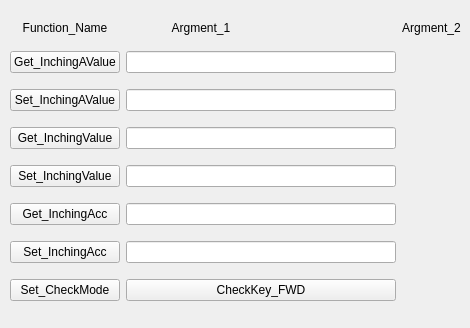
     <widget class="QWidget" name="tabETC">
      <attribute name="title">
       <string>ETC</string>
      </attribute>
      <widget class="QWidget" name="gridLayoutWidget_2">
       <property name="geometry">
        <rect>
         <x>10</x>
         <y>10</y>
         <width>451</width>
         <height>309</height>
        </rect>
       </property>
       <layout class="QGridLayout" name="gridLayout_4">
        <item row="2" column="1">
         <widget class="QLineEdit" name="txtInchingAngleValue_2"/>
        </item>
        <item row="3" column="0">
         <widget class="QPushButton" name="btnGetInchingValue">
          <property name="text">
           <string>Get_InchingValue</string>
          </property>
         </widget>
        </item>
        <item row="4" column="0">
         <widget class="QPushButton" name="btnSetInchingValue">
          <property name="text">
           <string>Set_InchingValue</string>
          </property>
         </widget>
        </item>
        <item row="2" column="0">
         <widget class="QPushButton" name="btnSetInchingAValue">
          <property name="text">
           <string>Set_InchingAValue</string>
          </property>
         </widget>
        </item>
        <item row="1" column="1">
         <widget class="QLineEdit" name="txtInchingAngleValue"/>
        </item>
        <item row="0" column="0">
         <widget class="QLabel" name="label_12">
          <property name="sizePolicy">
           <sizepolicy hsizetype="Minimum" vsizetype="Minimum">
            <horstretch>0</horstretch>
            <verstretch>0</verstretch>
           </sizepolicy>
          </property>
          <property name="minimumSize">
           <size>
            <width>10</width>
            <height>10</height>
           </size>
          </property>
          <property name="maximumSize">
           <size>
            <width>150</width>
            <height>15</height>
           </size>
          </property>
          <property name="text">
           <string>Function_Name</string>
          </property>
          <property name="alignment">
           <set>Qt::AlignCenter</set>
          </property>
         </widget>
        </item>
        <item row="1" column="0">
         <widget class="QPushButton" name="btnGetInchingAValue">
          <property name="text">
           <string>Get_InchingAValue</string>
          </property>
         </widget>
        </item>
        <item row="0" column="2">
         <widget class="QLabel" name="label_14">
          <property name="sizePolicy">
           <sizepolicy hsizetype="Minimum" vsizetype="Minimum">
            <horstretch>0</horstretch>
            <verstretch>0</verstretch>
           </sizepolicy>
          </property>
          <property name="minimumSize">
           <size>
            <width>10</width>
            <height>10</height>
           </size>
          </property>
          <property name="maximumSize">
           <size>
            <width>150</width>
            <height>15</height>
           </size>
          </property>
          <property name="text">
           <string>Argment_2</string>
          </property>
          <property name="alignment">
           <set>Qt::AlignCenter</set>
          </property>
         </widget>
        </item>
        <item row="0" column="1">
         <widget class="QLabel" name="label_13">
          <property name="sizePolicy">
           <sizepolicy hsizetype="Minimum" vsizetype="Minimum">
            <horstretch>0</horstretch>
            <verstretch>0</verstretch>
           </sizepolicy>
          </property>
          <property name="minimumSize">
           <size>
            <width>10</width>
            <height>10</height>
           </size>
          </property>
          <property name="maximumSize">
           <size>
            <width>150</width>
            <height>15</height>
           </size>
          </property>
          <property name="text">
           <string>Argment_1</string>
          </property>
          <property name="alignment">
           <set>Qt::AlignCenter</set>
          </property>
         </widget>
        </item>
        <item row="4" column="1">
         <widget class="QLineEdit" name="txtInchingValue_2"/>
        </item>
        <item row="3" column="1">
         <widget class="QLineEdit" name="txtInchingValue"/>
        </item>
        <item row="5" column="0">
         <widget class="QPushButton" name="btnGetInchingAcc">
          <property name="text">
           <string>Get_InchingAcc</string>
          </property>
         </widget>
        </item>
        <item row="6" column="0">
         <widget class="QPushButton" name="btnSetInchingAcc">
          <property name="text">
           <string>Set_InchingAcc</string>
          </property>
         </widget>
        </item>
        <item row="5" column="1">
         <widget class="QLineEdit" name="txtGetInchingAcc"/>
        </item>
        <item row="6" column="1">
         <widget class="QLineEdit" name="txtSetInchingAcc"/>
        </item>
        <item row="7" column="1">
         <widget class="QPushButton" name="btnChechKeyFWD">
          <property name="text">
           <string>CheckKey_FWD</string>
          </property>
         </widget>
        </item>
        <item row="7" column="0">
         <widget class="QPushButton" name="btnCheckMode">
          <property name="text">
           <string>Set_CheckMode</string>
          </property>
         </widget>
        </item>
       </layout>
      </widget>
     </widget>
